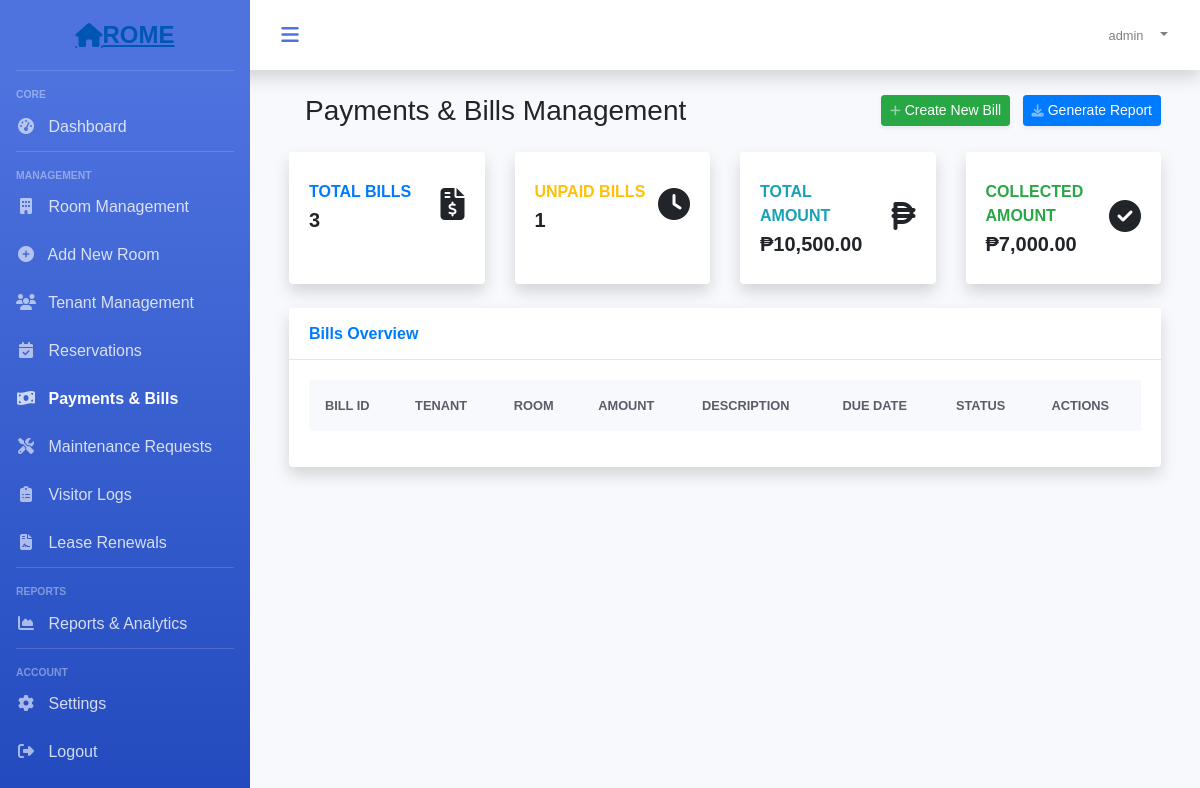
The app's page /app/payments.php (signed in), older data.
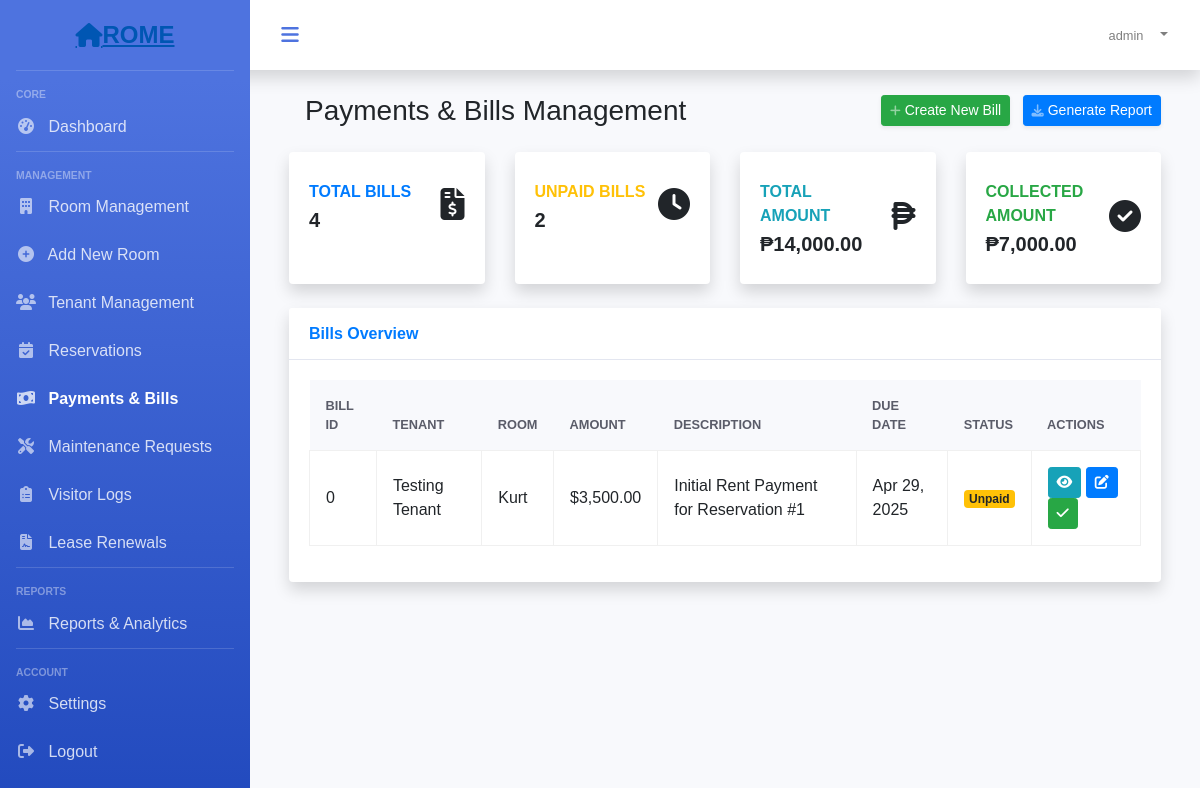
The same page, newer data.
### tables this page shows
CREATE TABLE `bills` (
  `id` int(10) UNSIGNED NOT NULL,
  `user_id` int(10) UNSIGNED NOT NULL,
  `room_id` int(10) UNSIGNED NOT NULL,
  `amount` decimal(10,2) NOT NULL,
  `description` varchar(255) NOT NULL,
  `due_date` date NOT NULL,
  `status` enum('paid','unpaid','overdue') NOT NULL DEFAULT 'unpaid',
  `created_at` timestamp NULL DEFAULT current_timestamp(),
  `updated_at` timestamp NULL DEFAULT current_timestamp()
);

CREATE TABLE `users` (
  `id` int(10) UNSIGNED NOT NULL,
  `fullname` varchar(191) NOT NULL,
  `mobile` varchar(191) NOT NULL,
  `username` varchar(191) NOT NULL,
  `email` varchar(191) NOT NULL,
  `address` varchar(255) DEFAULT NULL,
  `image` varchar(255) DEFAULT NULL,
  `password` varchar(191) NOT NULL,
  `created_at` timestamp NULL DEFAULT current_timestamp(),
  `updated_at` timestamp NULL DEFAULT current_timestamp(),
  `role` varchar(100) DEFAULT 'user',
  `status` int(1) NOT NULL DEFAULT 1
);

CREATE TABLE `room_rental_registrations` (
  `id` int(10) UNSIGNED NOT NULL,
  `fullname` varchar(191) NOT NULL,
  `mobile` varchar(191) NOT NULL,
  `alternat_mobile` varchar(191) NOT NULL,
  `email` varchar(191) NOT NULL,
  `country` varchar(191) NOT NULL,
  `state` varchar(191) NOT NULL,
  `city` varchar(191) NOT NULL,
  `landmark` varchar(191) NOT NULL,
  `rent` varchar(191) NOT NULL,
  `sale` varchar(190) DEFAULT NULL,
  `deposit` varchar(191) NOT NULL,
  `plot_number` varchar(191) NOT NULL,
  `rooms` varchar(100) DEFAULT NULL,
  `address` varchar(191) NOT NULL,
  `accommodation` varchar(191) NOT NULL,
  `description` varchar(191) NOT NULL,
  `image` longtext DEFAULT NULL,
  `open_for_sharing` varchar(191) DEFAULT NULL,
  `other` varchar(191) DEFAULT NULL,
  `vacant` int(1) NOT NULL DEFAULT 1,
  `created_at` timestamp NULL DEFAULT current_timestamp(),
  `updated_at` timestamp NULL DEFAULT current_timestamp(),
  `user_id` int(10) DEFAULT NULL
);

### app/payments.php (the view, shortened to what the changed rows need)
<?php
require_once('../includes/functions.php');
$stmt = $connect->prepare("
    SELECT b.*, u.fullname as tenant_name, rrr.fullname as room_name
    FROM bills b
    JOIN users u ON b.user_id = u.id
    JOIN room_rental_registrations rrr ON b.room_id = rrr.id
    ORDER BY b.due_date DESC
");
$stmt->execute();
$bills = $stmt->fetchAll(PDO::FETCH_ASSOC);
$stmt = $connect->prepare("
    SELECT
        COUNT(*) as total_bills,
        SUM(CASE WHEN status = 'paid' THEN 1 ELSE 0 END) as paid_bills,
        SUM(CASE WHEN status = 'unpaid' THEN 1 ELSE 0 END) as unpaid_bills,
        SUM(CASE WHEN status = 'overdue' THEN 1 ELSE 0 END) as overdue_bills,
        SUM(amount) as total_amount,
        SUM(CASE WHEN status = 'paid' THEN amount ELSE 0 END) as collected_amount
    FROM bills
");
$stmt->execute();
$stats = $stmt->fetch(PDO::FETCH_ASSOC);
?>
<!DOCTYPE html>
<html lang="en">
<head>
    <link rel="stylesheet" href="https://stackpath.bootstrapcdn.com/bootstrap/4.5.2/css/bootstrap.min.css">
    <link rel="stylesheet" href="https://cdnjs.cloudflare.com/ajax/libs/font-awesome/5.15.3/css/all.min.css">
    <link rel="stylesheet" href="https://cdnjs.cloudflare.com/ajax/libs/font-awesome/6.5.1/css/all.min.css">
    <link rel="stylesheet" href="https://cdn.datatables.net/1.10.22/css/dataTables.bootstrap4.min.css">
</head>
<body>
    <div id="wrapper">
        <?php include('../auth/includes/sidebar.php'); ?>
        <div id="content-wrapper">
            <div id="content">
                <div class="container-fluid">
                    <div class="d-sm-flex align-items-center justify-content-between mb-4">
                        <h1 class="h3 mb-0 text-gray-800">Payments & Bills Management</h1>
                    </div>
                    <div class="row">
                        <div class="col-xl-3 col-md-6 mb-4">
                            <div class="card border-left-primary shadow h-100 py-2">
                                <div class="card-body">
                                    <div class="row no-gutters align-items-center">
                                        <div class="col mr-2">
                                            <div class="text-xs font-weight-bold text-primary text-uppercase mb-1">Total Bills</div>
                                            <div class="h5 mb-0 font-weight-bold text-gray-800"><?php echo $stats['total_bills']; ?></div>
                                        </div>
                                    </div>
                                </div>
                            </div>
                        </div>
                        <div class="col-xl-3 col-md-6 mb-4">
                            <div class="card border-left-warning shadow h-100 py-2">
                                <div class="card-body">
                                    <div class="row no-gutters align-items-center">
                                        <div class="col mr-2">
                                            <div class="text-xs font-weight-bold text-warning text-uppercase mb-1">Unpaid Bills</div>
                                            <div class="h5 mb-0 font-weight-bold text-gray-800"><?php echo $stats['unpaid_bills']; ?></div>
                                        </div>
                                    </div>
                                </div>
                            </div>
                        </div>
                        <div class="col-xl-3 col-md-6 mb-4">
                            <div class="card border-left-info shadow h-100 py-2">
                                <div class="card-body">
                                    <div class="row no-gutters align-items-center">
                                        <div class="col mr-2">
                                            <div class="text-xs font-weight-bold text-info text-uppercase mb-1">Total Amount</div>
                                            <div class="h5 mb-0 font-weight-bold text-gray-800">₱<?php echo number_format($stats['total_amount'], 2); ?></div>
                                        </div>
                                    </div>
                                </div>
                            </div>
                        </div>
                    </div>
                    <div class="card shadow mb-4">
                        <div class="card-body">
                            <div class="table-responsive">
                                <table class="table table-bordered" id="billsTable" width="100%" cellspacing="0">
                                    <thead>
                                        <tr>
                                            <th>Bill ID</th>
                                            <th>Tenant</th>
                                            <th>Room</th>
                                            <th>Amount</th>
                                            <th>Description</th>
                                            <th>Due Date</th>
                                            <th>Status</th>
                                            <th>Actions</th>
                                        </tr>
                                    </thead>
                                    <tbody>
                                        <?php foreach ($bills as $bill): ?>
                                        <tr>
                                            <td><?php echo $bill['id']; ?></td>
                                            <td><?php echo htmlspecialchars($bill['tenant_name']); ?></td>
                                            <td><?php echo htmlspecialchars($bill['room_name']); ?></td>
                                            <td>$<?php echo number_format($bill['amount'], 2); ?></td>
                                            <td><?php echo htmlspecialchars($bill['description']); ?></td>
                                            <td><?php echo date('M d, Y', strtotime($bill['due_date'])); ?></td>
                                            <td>
                                                <?php
                                                $status_class = '';
                                                switch($bill['status']) {
                                                    case 'unpaid':
                                                        $status_class = 'warning';
                                                        break;
                                                }
                                                ?>
                                                <span class="badge badge-<?php echo $status_class; ?>">
                                                    <?php echo ucfirst($bill['status']); ?>
                                                </span>
                                            </td>
                                            <td>
                                                <button class="btn btn-sm btn-info view-bill" data-id="<?php echo $bill['id']; ?>">
                                                    <i class="fas fa-eye"></i>
                                                </button>
                                                <button class="btn btn-sm btn-primary edit-bill" data-id="<?php echo $bill['id']; ?>">
                                                    <i class="fas fa-edit"></i>
                                                </button>
                                                <button class="btn btn-sm btn-success mark-paid" data-id="<?php echo $bill['id']; ?>">
                                                    <i class="fas fa-check"></i>
                                                </button>
                                            </td>
                                        </tr>
                                        <?php endforeach; ?>
                                    </tbody>
                                </table>
                            </div>
                        </div>
                    </div>
                </div>
            </div>
        </div>
    </div>
</body>
</html>

### auth/includes/sidebar.php (shortened to what the changed rows need)
<div id="sidebar-wrapper">
    <a href="#" class="sidebar-brand">
        <i class="fas fa-home"></i> ROME
    </a>
    <hr class="sidebar-divider">
    <div class="sidebar-heading">
        Core
    </div>
    <ul class="nav flex-column">
        <li class="nav-item">
        </li>
    </ul>
    <hr class="sidebar-divider">
    <div class="sidebar-heading">
        Management
    </div>
    <ul class="nav flex-column">
        <li class="nav-item">
        </li>
        <li class="nav-item">
        </li>
        <li class="nav-item">
        </li>
        <li class="nav-item">
        </li>
        <li class="nav-item">
        </li>
        <li class="nav-item">
        </li>
        <li class="nav-item">
        </li>
        <li class="nav-item">
        </li>
    </ul>
    <hr class="sidebar-divider">
    <div class="sidebar-heading">
        Reports
    </div>
    <ul class="nav flex-column">
        <li class="nav-item">
        </li>
    </ul>
    <hr class="sidebar-divider">
    <div class="sidebar-heading">
        Account
    </div>
    <ul class="nav flex-column">
        <li class="nav-item">
        </li>
        <li class="nav-item">
        </li>
    </ul>
</div>

Row changes from the older to the newer data that the page shows:
added bills: id "0", user.fullname "Testing Tenant", room_rental_registrations.fullname "Kurt", amount "3,500.00", description "Initial Rent Payment for Reservation #1", due_date "Apr 29, 2025", status "Unpaid"
Text that changed along with them:
$stats['total_bills']: "3" → "4"
$stats['unpaid_bills']: "1" → "2"
$stats['total_amount']: "10,500.00" → "14,000.00"
